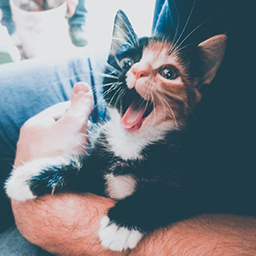
#> input picture Tizona256.jpg, 256 x 256 px, found by its file name
$ jupyter execute Practica_5.ipynb   (shell and % lines are left out)
#> lines starting #> are read from the running program, lines starting #| are printed output that depends on the picture
<a href="https://colab.research.google.com/github/FaragoFa/PDI/blob/main/Practica_5.ipynb" target="_parent"></a>

## Faragó Facundo - 114462

# ACTIVIDAD PRACTICA 5

# Cargar repositorio

# Importar librerias e Imagenes

[cell 1]
import imageio      #Para leer y guardar imagenes.
import numpy as np  #Operaciones con vectores, matrices, tensores...
import matplotlib.pyplot as plt    #Para realizar graficos.
import matplotlib.image as plti    #Para guardar imagenes.
from matplotlib import cm #Para graficar los kernels
from scipy.signal import convolve2d #Función para hacer la convolución


#Cargo imagen
img = imageio.imread('/content/PDI/Tizona256.jpg')[:,:,0]/255
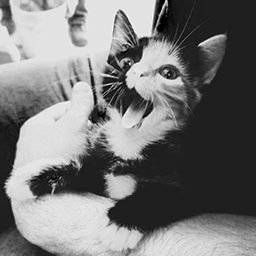
#> img: shape (256, 256) float64; min 0, max 1, mean 0.472
plt.imshow(img, 'gray')

# Funciónes

## Histograma

[cell 2]
def plot_hist(im, bins, ax, cumulative=False):
    counts, borders = np.histogram(im if im.ndim==2 else rgb2yiq(im)[...,0], bins=bins, range=(0,1))
    ax.bar(range(len(counts)), np.cumsum(counts) if cumulative else counts)
    plt.xticks(ax.get_xticks(), labels=np.round(ax.get_xticks()/bins,2))
    plt.grid(alpha=0.3)

## Operaciones con matrices

[cell 3]
def apply_matrix(img, M):
        return np.matmul(img.reshape((-1,3)), M.T).reshape(img.shape)

## RGB - YIQ

[cell 4]
M_YIQ = np.array([[0.299, 0.587, 0.114],
                  [0.595716, -0.274453, -0.321263],
                  [0.211456, -0.522591, 0.311135]])

M_RGB = np.array([[1, 0.9563, 0.6210],
                  [1, -0.2721, -0.6474],
                  [1, -1.1070, 1.7046]])

def apply_matrix(img, M):
    return np.matmul(img.reshape((-1,3)), M.T).reshape(img.shape)

def rgb2yiq(img):
    return apply_matrix(img, M_YIQ)

def yiq2rgb(img):
    return apply_matrix(img, M_RGB)

## Error medio cuadratico

[cell 5]
def rmse(img1, img2):
    return np.sqrt(np.mean((img1-img2)**2))

## Matriz Gaussiana

[cell 6]
import scipy.stats as st #Para hacer el filtro Gaussiano

def gaussian(N, sigma=1):
    x = np.linspace(-sigma, sigma, N+1) #linspace crea un vector de valores entre -sigma y sigma igualmente distribuidos
    gaussian_dist = np.diff(st.norm.cdf(x)) #CDF = Cumulative distribution function NORM: distribucion normal/gaussiana.
    gaussian_filter = np.outer(gaussian_dist, gaussian_dist)
    return gaussian_filter/gaussian_filter.sum()

## Graficar el Kernel en 3D

[cell 7]
def plot_kernel(data, ax=None):
    rows, cols = data.shape
    y, x = np.meshgrid(np.arange(rows),np.arange(cols),indexing='ij')
    if ax == None:
        fig = plt.figure()
        ax = fig.gca(projection='3d')
    _min, _max = (np.min(data), np.max(data))
    ax.plot_surface(x, y, data.T, cmap=cm.jet, vmin=_min, vmax=_max)

## Graficar imagen, imagen filtrada y kernel en un solo grafico.

[cell 8]
def plot_images_and_kernel(img, img_filt, kernel):
    fig = plt.figure(figsize=(17,5))
    ax1 = fig.add_subplot(131)
    ax1.imshow(img, 'gray')
    ax1.title.set_text('Input image')
    ax2 = fig.add_subplot(132)
    ax2.imshow(img_filt, 'gray')
    ax2.title.set_text('Filtered image')
    ax3 = fig.add_subplot(133, projection='3d')
    plot_kernel(kernel, ax=ax3)
    ax3.title.set_text('Kernel')
    plt.show()

# Practica

Convolucionar una imagen con distintos kernels y utilizar la función plot_images_and_kernel() para graficar el resultado.

### 1.1. Implementar los siguientes filtros simétricos (invariantes a la rotación de 90°)

Pasabajos: Definir un kernel de tamaño NxN, con N impar. (Los pasabajos se normalizan dividiendo por la suma del kernel)

1. Box (cuadrado)
2. Circle (circular)
3. Bartlett (piramidal)
4. Gaussian

Pasaaltos:

5. Laplace (4 y 8 vecinos)
6. Pasaaltos a partir de un pasabajos: PA = Id - PB

Pasabanda:

7. Difference of Gaussian (DoG)

Otros:

8. Mejora de contraste (combinación del filtro identidad más "un poco" de pasaaltos)

### 1.2. Implementar los siguientes filtros  asimétricos (direccionales)

Sobel 3x3 -> Calcular valor absoluto de gradientes Gx y Gy.

### 1.3. Implementar un detector de bordes a partir del filtro de Sobel

Aplicar un umbral al módulo del filtro de Sobel para obtener una imagen binaria con 1s y 0s.

## Filtros Pasabajos

### Filtro Box

[cell 9]
kernel = np.array([[1,1,1],
                   [1,1,1],
                   [1,1,1]])

kernel = kernel/kernel.sum()

print(kernel)

img_filt = convolve2d(img, kernel, mode='same',boundary='symm')
plot_images_and_kernel(img, img_filt, kernel)

### Filtro Circle

[cell 10]
kernel = np.array([[0,1,0],
                   [1,1,1],
                   [0,1,0]])

kernel = kernel/kernel.sum()

print(kernel)

img_filt = convolve2d(img, kernel, mode='same',boundary='symm')
plot_images_and_kernel(img, img_filt, kernel)

### Filtro Barlett

[cell 11]
kernel = np.array([[1,2,1],
                   [2,4,2],
                   [1,2,1]])

kernel = kernel/kernel.sum()

print(kernel)

img_filt = convolve2d(img, kernel, mode='same',boundary='symm')
plot_images_and_kernel(img, img_filt, kernel)

### Filtro Gaussiano

[cell 12]
kernel = gaussian(3)

print(kernel)

img_filt = convolve2d(img, kernel, mode='same',boundary='symm')
plot_images_and_kernel(img, img_filt, kernel)

## Filtros Pasaaltos

### Filtro Laplaciano de 4 vecinos

[cell 13]
kernel = np.array([[0,-1,0],
                   [-1,4,-1],
                   [0,-1,0]])

print(kernel)

img_filt = convolve2d(img, kernel, mode='same',boundary='symm')
plot_images_and_kernel(img, img_filt, kernel)

### Filtro Laplaciano de 8 vecinos

[cell 14]
kernel = np.array([[-1,-1,-1],
                   [-1,8,-1],
                   [-1,-1,-1]])

print(kernel)

img_filt = convolve2d(img, kernel, mode='same',boundary='symm')
plot_images_and_kernel(img, img_filt, kernel)

### Filtro Pasaaltos a partir de un pasabajos tipo Box

[cell 15]
kernel_box = np.array([[1,1,1],
                   [1,1,1],
                   [1,1,1]])

kernel_box = kernel_box/kernel_box.sum()

kernel_identidad = np.array([[1,0,0],
                            [0,1,0],
                            [0,0,1]])

kernel = kernel_identidad - kernel_box

print(kernel)

img_filt = convolve2d(img, kernel, mode='same',boundary='symm')
plot_images_and_kernel(img, img_filt, kernel)

## Filtros Pasabanda

### Filtro por diferencia de Gaussianos (DoG)

[cell 16]
kernel_g3 = np.array([[0,0,0,0,0],
                     [0,16,32,16,0],
                     [0,32,64,32,0],
                     [0,16,32,16,0],
                     [0,0,0,0,0]])

kernel_g3 = kernel_g3/kernel_g3.sum()

kernel_g5 = gaussian(5)

kernel = kernel_g3 - kernel_g5

print(kernel)

img_filt = convolve2d(img, kernel, mode='same',boundary='symm')
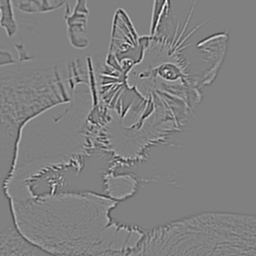
#> img_filt: shape (256, 256) float64; min -0.255, max 0.252, mean -2.43e-17; drawn with min black and max white
plot_images_and_kernel(img, img_filt, kernel)
#> in plot_images_and_kernel (call 8), `plt.show()`:
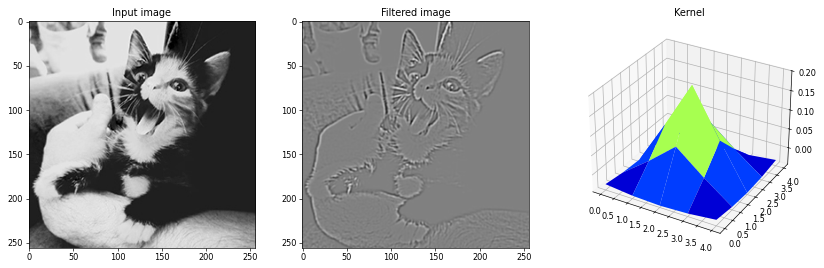
#> figure drawn by matplotlib, 3 panels

## Otros Filtros

### Filtro de mejora de contraste

[cell 17]
kernel_laplace = np.array([[0,-1,0],
                         [-1,4,-1],
                         [0,-1,0]])

kernel_laplace = kernel_laplace*0.1

kernel_identidad = np.array([[0,0,0],
                            [0,1,0],
                            [0,0,0]])

kernel = kernel_identidad + kernel_laplace

print(kernel)

img_filt = convolve2d(img, kernel, mode='same',boundary='symm')
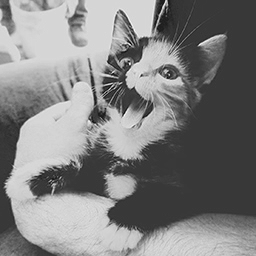
#> img_filt: shape (256, 256) float64; min -0.156, max 1.09, mean 0.472; drawn with min black and max white
plot_images_and_kernel(img, img_filt, kernel)
#> in plot_images_and_kernel (call 9), `plt.show()`:
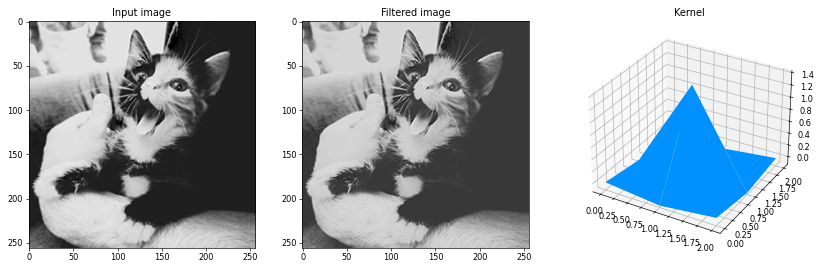
#> figure drawn by matplotlib, 3 panels

## Filtros Asimetricos

### Sobel 3x3

[cell 18]
kernelX = np.array([[-1,0,1],
                   [-2,0,2],
                   [-1,0,1]])

kernelY = np.array([[1,2,1],
                   [0,0,0],
                   [-1,-2,-1]])


img_filt_X = convolve2d(img, kernelX, mode='same',boundary='symm')
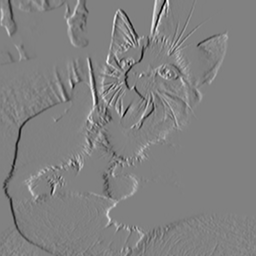
#> img_filt_X: shape (256, 256) float64; min -3.41, max 3.32, mean 0.0065; drawn with min black and max white
img_filt_Y = convolve2d(img, kernelY, mode='same',boundary='symm')
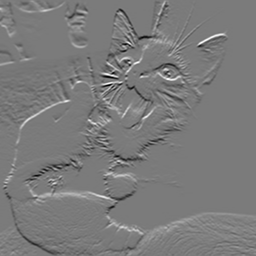
#> img_filt_Y: shape (256, 256) float64; min -2.92, max 3.13, mean 0.00323; drawn with min black and max white

absoluto = np.sqrt(img_filt_X*img_filt_X + img_filt_Y*img_filt_Y)
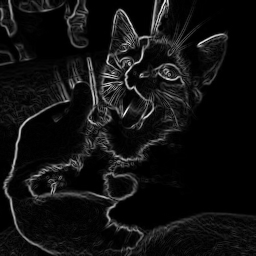
#> absoluto: shape (256, 256) float64; min 0, max 3.74, mean 0.254; drawn with min black and max white

plot_images_and_kernel(img, abs(img_filt_X), kernel)
#> in plot_images_and_kernel (call 10), `plt.show()`:
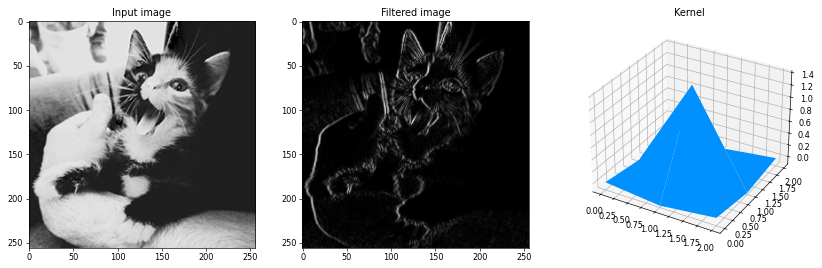
#> figure drawn by matplotlib, 3 panels
plot_images_and_kernel(img, abs(img_filt_Y), kernel)
#> in plot_images_and_kernel (call 11), `plt.show()`:
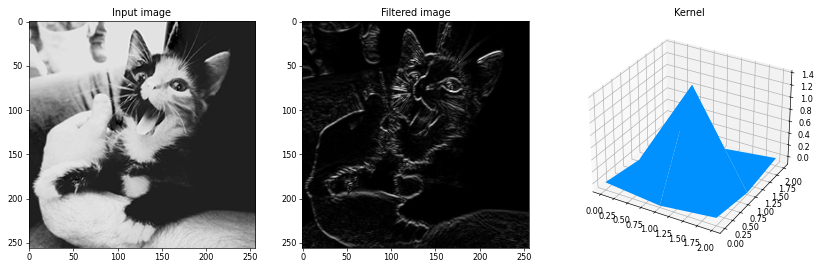
#> figure drawn by matplotlib, 3 panels
plt.imshow(absoluto, 'gray')

### Sobel Binario

[cell 19]
absoluto = absoluto/absoluto.max()

for i in range(3):
  for j in range(3):
    if absoluto[i,j] > 0.5 :
       absoluto[i,j] = 1
    else:
       absoluto[i,j] = 0
#> absoluto: shape (256, 256) float64; min 0, max 1, mean 0.068

plt.imshow(absoluto, 'gray')

$ run again, with Lambda256.jpg copied over Tizona256.jpg
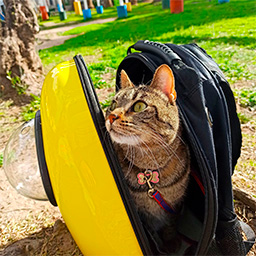
#> input picture Lambda256.jpg, 256 x 256 px, found by its file name
#> `absoluto = np.sqrt(img_filt_X*img_filt_X + img_filt_Y*img_filt_Y)`:
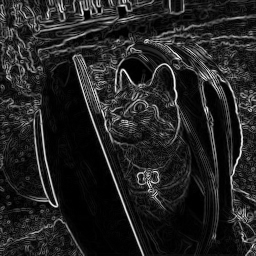
#> absoluto: shape (256, 256) float64; min 0, max 4.22, mean 0.584; drawn with min black and max white
#> in plot_images_and_kernel (call 11), `plt.show()`:
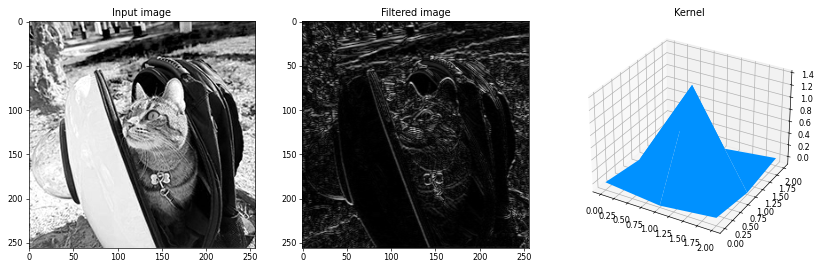
#> figure drawn by matplotlib, 3 panels

$ run again, with Tizona.jpg copied over Tizona256.jpg
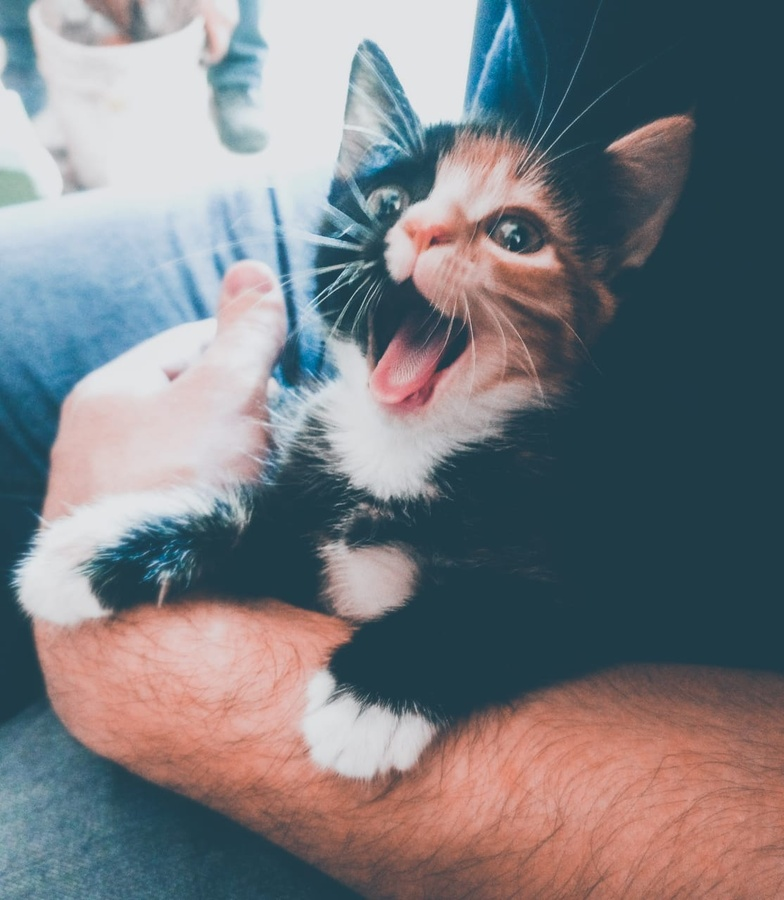
#> input picture Tizona.jpg, 784 x 900 px, shrunk from 1114 x 1280 before the run, found by its file name
#> in plot_images_and_kernel (call 10), `plt.show()`:
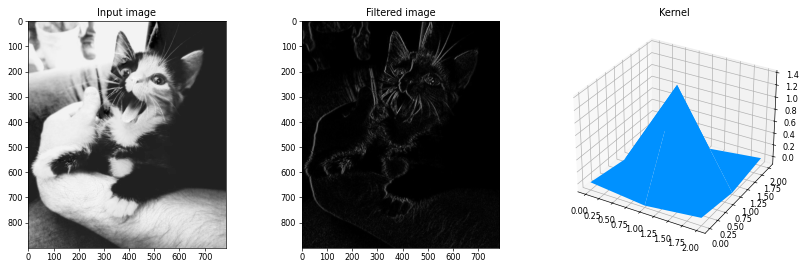
#> figure drawn by matplotlib, 3 panels
